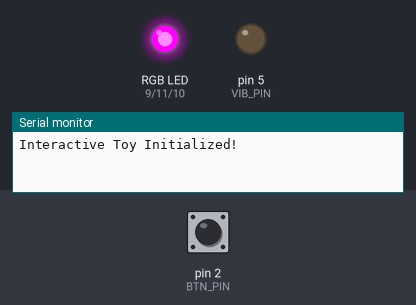
This sketch was run on a simulated Arduino Uno, built with avr-gcc and run on an emulated ATmega328P. Shown: an RGB LED mixed from three pins (HIGH = lit), output pins drawn as LEDs (lit = HIGH), the last lines printed to the serial monitor. Inputs (shaded band) come from the test bench; at power-on: pin 2 (BTN_PIN) LOW.

Above: at 1.4 s.
1.5 s: pin 2 (BTN_PIN) pulled HIGH for 0.15 s
At 1.56 s:
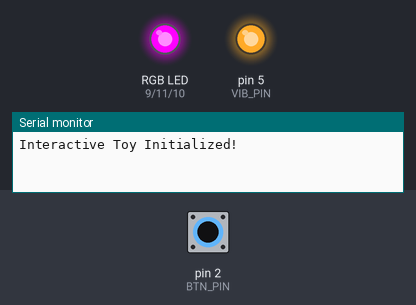
At 10.64 s:
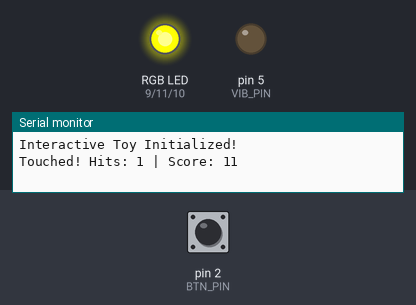
Timing chart, 0 to 11.8 s (numbered marks = the images above; inputs shaded):
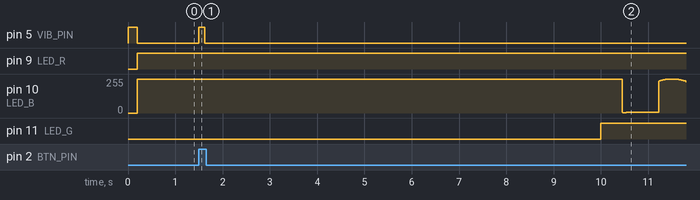

Measured:
- after the input at 1.5 s, pin 5 (VIB_PIN): LOW → HIGH at once, → LOW 0.12 s later

The sketch:

doll_interaction.ino
```cpp
// -------------------------------------------------------------
// HW2: Interactive Toy - 即按即震限制於 HAPPY 狀態版
// -------------------------------------------------------------

const int BTN_PIN = 2;     // 按鈕模組[cite: 5]
const int VIB_PIN = 5;     // 震動馬達 (PWM 腳位)[cite: 4, 7]
const int LED_R   = 9;     // RGB LED 紅光[cite: 6]
const int LED_B   = 10;    // RGB LED 藍光[cite: 6]
const int LED_G   = 11;    // RGB LED 綠光[cite: 6]

const bool IS_COMMON_ANODE = true;

int hitCount = 0;
int score = 10;
unsigned long windowStartTime = 0;
unsigned long lastTouchTime = 0;
bool lastBtnState = LOW;

enum MoodState { SAD, HAPPY, SUPER_HAPPY, ANGRY };
MoodState currentMood = HAPPY;

void setRGB(int r, int g, int b) {
  if (IS_COMMON_ANODE) {
    r = 255 - r;
    g = 255 - g;
    b = 255 - b;
  }
  analogWrite(LED_R, r);
  analogWrite(LED_G, g);
  analogWrite(LED_B, b);
}

void setup() {
  Serial.begin(9600);

  pinMode(BTN_PIN, INPUT);
  pinMode(VIB_PIN, OUTPUT);
  pinMode(LED_R, OUTPUT);
  pinMode(LED_G, OUTPUT);
  pinMode(LED_B, OUTPUT);

  windowStartTime = millis();
  lastTouchTime = millis();

  // 開機馬達測試[cite: 4, 7]
  digitalWrite(VIB_PIN, HIGH);
  delay(200);
  digitalWrite(VIB_PIN, LOW);

  Serial.println("Interactive Toy Initialized!");
}

void loop() {
  unsigned long now = millis();

  // 1. 讀取按鈕[cite: 5]
  bool currentBtnState = digitalRead(BTN_PIN);
  if (currentBtnState == HIGH && lastBtnState == LOW) {
    hitCount++;
    score++;
    lastTouchTime = now;

    // 限制：只有在 HAPPY 狀態下按壓才會有即按即震[cite: 4]
    if (currentMood == HAPPY) {
      digitalWrite(VIB_PIN, HIGH);
      delay(120);
      digitalWrite(VIB_PIN, LOW);
    }

    Serial.print("Touched! Hits: ");
    Serial.print(hitCount);
    Serial.print(" | Score: ");
    Serial.println(score);
  }
  lastBtnState = currentBtnState;

  // 2. 每 5 秒結算與切換情緒[cite: 1, 2]
  if (now - windowStartTime >= 5000) {
    if (now - lastTouchTime > 5000) {
      currentMood = SAD;          // 超過 5 秒未摸 -> 寂寞傷心[cite: 1]
      score = max(0, score - 2);
    } else if (hitCount > 20) {
      currentMood = ANGRY;        // 5 秒按 > 20 次 -> 生氣抗議[cite: 2]
      score = max(0, score - 5);
    } else if (hitCount > 10) {
      currentMood = SUPER_HAPPY;  // 5 秒按 11~20 次 -> 極度開心[cite: 2]
    } else if (hitCount >= 1) {
      currentMood = HAPPY;        // 5 秒按 1~10 次 -> 平常開心撫摸[cite: 2]
    }

    hitCount = 0;
    windowStartTime = now;
  }

  // 3. 執行該情緒專屬的燈光與馬達效果[cite: 1, 4]
  updateEffects(now);
}

void updateEffects(unsigned long now) {
  switch (currentMood) {
    case SAD:
      // 藍光呼吸燈 + 每 3 秒寂寞發抖（不被按壓點擊干擾）[cite: 1, 4]
      {
        int breath = (exp(sin(now / 1000.0 * M_PI)) - 0.36787944) * 108.0;
        setRGB(0, 0, breath);

        if (now % 3000 < 200) {
          analogWrite(VIB_PIN, 200);
        } else {
          analogWrite(VIB_PIN, 0);
        }
      }
      break;

    case HAPPY:
      // 常亮綠光[cite: 1]
      setRGB(0, 255, 0);
      break;

    case SUPER_HAPPY:
      // 紫粉光閃爍 + 連續咕嚕震動[cite: 1, 4]
      setRGB(255, 20, 147);
      if ((now / 250) % 2 == 0) {
        analogWrite(VIB_PIN, 220);
      } else {
        analogWrite(VIB_PIN, 0);
      }
      break;

    case ANGRY:
      // 紅光爆閃 + 強烈連續抗議震動[cite: 1, 4]
      if ((now / 100) % 2 == 0) {
        setRGB(255, 0, 0);
        digitalWrite(VIB_PIN, HIGH);
      } else {
        setRGB(0, 0, 0);
        digitalWrite(VIB_PIN, LOW);
      }
      break;
  }
}
```
